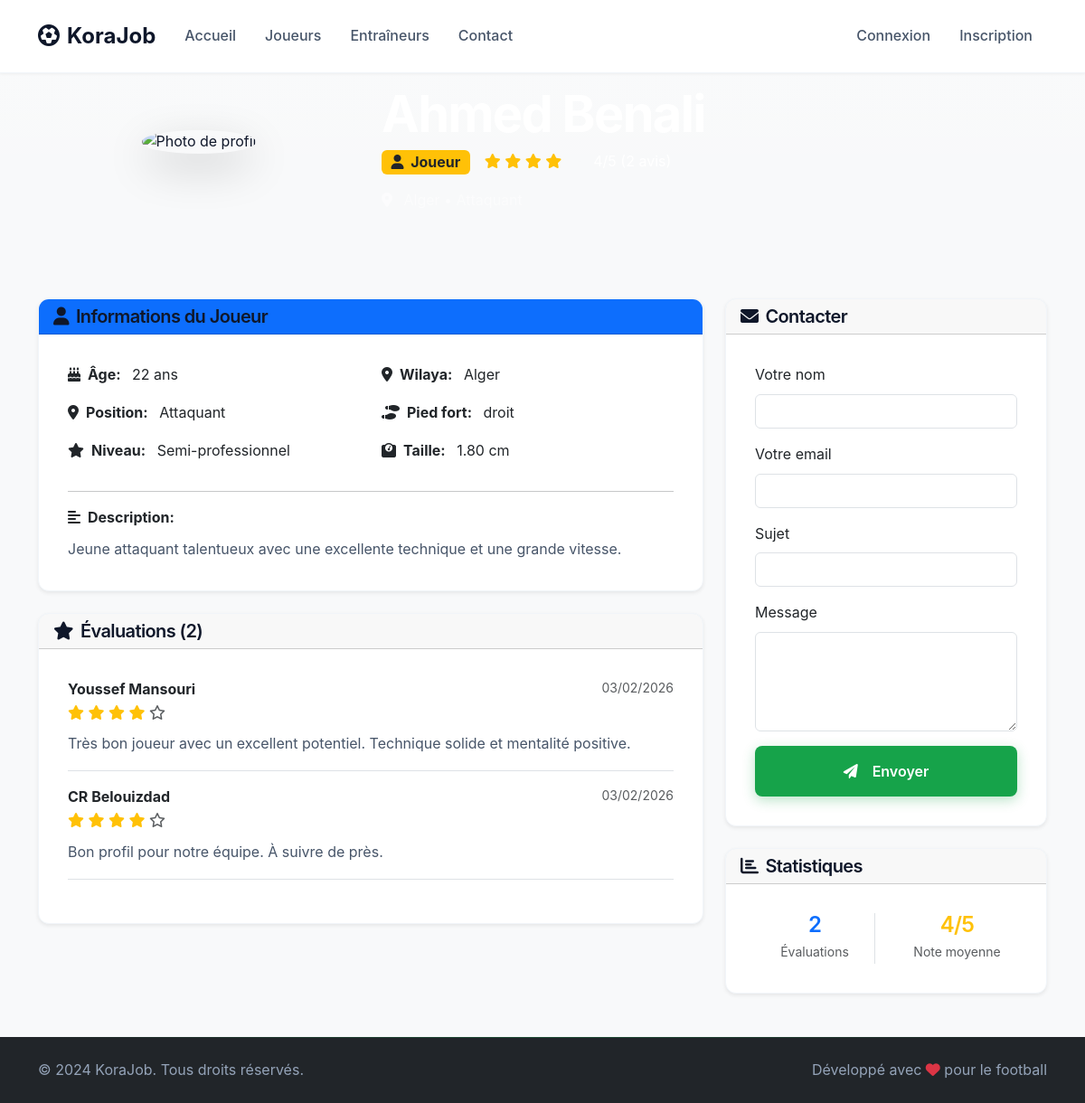
Screenshot of /profile.php?id=2 with the database file from the repository.
### tables this page shows
CREATE TABLE IF NOT EXISTS users (
    id INT AUTO_INCREMENT PRIMARY KEY,
    nom VARCHAR(100) NOT NULL,
    email VARCHAR(100) UNIQUE NOT NULL,
    password VARCHAR(255) NOT NULL,
    user_type ENUM('joueur', 'entraineur', 'club', 'admin') NOT NULL,
    status ENUM('active', 'inactive', 'pending') DEFAULT 'pending',
    created_at TIMESTAMP DEFAULT CURRENT_TIMESTAMP,
    updated_at TIMESTAMP DEFAULT CURRENT_TIMESTAMP ON UPDATE CURRENT_TIMESTAMP
);

CREATE TABLE IF NOT EXISTS joueurs (
    id INT AUTO_INCREMENT PRIMARY KEY,
    user_id INT NOT NULL,
    age INT,
    position VARCHAR(50),
    objectif TEXT,
    wilaya VARCHAR(100),
    niveau VARCHAR(50),
    taille DECIMAL(5,2),
    poids DECIMAL(5,2),
    pied_fort ENUM('droit', 'gauche', 'ambidextre'),
    video_url VARCHAR(500),
    description TEXT,
    rating DECIMAL(3,2) DEFAULT 0.00,
    FOREIGN KEY (user_id) REFERENCES users(id) ON DELETE CASCADE
);

CREATE TABLE IF NOT EXISTS evaluations (
    id INT AUTO_INCREMENT PRIMARY KEY,
    evaluator_id INT NOT NULL,
    evaluated_id INT NOT NULL,
    rating INT NOT NULL CHECK (rating >= 1 AND rating <= 5),
    comment TEXT,
    created_at TIMESTAMP DEFAULT CURRENT_TIMESTAMP,
    FOREIGN KEY (evaluator_id) REFERENCES users(id) ON DELETE CASCADE,
    FOREIGN KEY (evaluated_id) REFERENCES users(id) ON DELETE CASCADE
);

### profile.php (the view, shortened to what this page needs)
<?php
require_once 'config/database.php';
$profile_id = isset($_GET['id']) ? (int)$_GET['id'] : 0;
$user = null;
$profile_data = null;
$user_type = '';
try {
    $stmt = $pdo->prepare("SELECT * FROM users WHERE id = ? AND status = 'active'");
    $stmt->execute([$profile_id]);
    $user = $stmt->fetch();
    $user_type = $user['user_type'];
    switch ($user_type) {
        case 'joueur':
            $stmt = $pdo->prepare("SELECT * FROM joueurs WHERE user_id = ?");
            $stmt->execute([$profile_id]);
            $profile_data = $stmt->fetch();
            break;
    }
    $stmt = $pdo->prepare("
        SELECT e.*, u.nom as evaluator_name
        FROM evaluations e
        LEFT JOIN users u ON e.evaluator_id = u.id
        WHERE e.evaluated_id = ?
        ORDER BY e.created_at DESC
    ");
    $stmt->execute([$profile_id]);
    $evaluations = $stmt->fetchAll();
    $avg_rating = 0;
    if (!empty($evaluations)) {
        $total_rating = array_sum(array_column($evaluations, 'rating'));
        $avg_rating = round($total_rating / count($evaluations), 1);
    }
} catch (PDOException $e) {
    header('Location: index.php');
    exit();
}
?>
<!DOCTYPE html>
<html lang="fr">
<head>
    <link href="https://cdn.jsdelivr.net/npm/bootstrap@5.3.0/dist/css/bootstrap.min.css" rel="stylesheet">
    <link href="https://cdnjs.cloudflare.com/ajax/libs/font-awesome/6.0.0/css/all.min.css" rel="stylesheet">
    <link href="assets/css/style.css" rel="stylesheet">
</head>
<body class="bg-light">
    <nav class="navbar navbar-expand-lg navbar-dark bg-primary fixed-top">
        <div class="container">
            <a class="navbar-brand fw-bold" href="index.php">
                <i class="fas fa-futbol me-2"></i>KoraJob
            </a>
            <div class="collapse navbar-collapse" id="navbarNav">
                <ul class="navbar-nav me-auto">
                    <li class="nav-item">
                        <a class="nav-link" href="index.php">Accueil</a>
                    </li>
                    <li class="nav-item">
                        <a class="nav-link" href="joueurs.php">Joueurs</a>
                    </li>
                    <li class="nav-item">
                        <a class="nav-link" href="entraineurs.php">Entraîneurs</a>
                    </li>
                    <li class="nav-item">
                        <a class="nav-link" href="contact.php">Contact</a>
                    </li>
                </ul>
                <ul class="navbar-nav">
                    <?php if (isset($_SESSION['user_id'])): ?>
                        <li class="nav-item dropdown">
                            <a class="nav-link dropdown-toggle" href="#" role="button" data-bs-toggle="dropdown">
                                <i class="fas fa-user me-1"></i><?php echo htmlspecialchars($_SESSION['user_name']); ?>
                            </a>
                            <ul class="dropdown-menu">
                                <li><a class="dropdown-item" href="<?php echo $_SESSION['user_type']; ?>/dashboard.php">Dashboard</a></li>
                                <li><a class="dropdown-item" href="<?php echo $_SESSION['user_type']; ?>/profile.php">Profil</a></li>
                                <li><hr class="dropdown-divider"></li>
                                <li><a class="dropdown-item" href="logout.php">Déconnexion</a></li>
                            </ul>
                        </li>
                    <?php else: ?>
                        <li class="nav-item">
                            <a class="nav-link" href="login.php">Connexion</a>
                        </li>
                        <li class="nav-item">
                            <a class="nav-link" href="register.php">Inscription</a>
                        </li>
                    <?php endif; ?>
                </ul>
            </div>
        </div>
    </nav>
    <div class="bg-gradient py-5 mt-5" style="background: linear-gradient(135deg, #007bff 0%, #0056b3 100%);">
        <div class="container">
            <div class="row align-items-center">
                <div class="col-md-4 text-center">
                    <img src="assets/images/default-avatar.jpg" alt="Photo de profil"
                         class="rounded-circle shadow-lg mb-3" width="150" height="150">
                </div>
                <div class="col-md-8">
                    <h1 class="text-white fw-bold mb-2"><?php echo htmlspecialchars($user['nom']); ?></h1>
                    <div class="d-flex align-items-center mb-3">
                        <span class="badge bg-warning text-dark me-3 fs-6">
                            <i class="fas fa-<?php echo $user_type === 'joueur' ? 'user' : ($user_type === 'entraineur' ? 'whistle' : 'building'); ?> me-1"></i>
                            <?php echo ucfirst($user_type); ?>
                        </span>
                        <div class="rating">
                            <?php for ($i = 1; $i <= 5; $i++): ?>
                                <i class="fas fa-star <?php echo $i <= $avg_rating ? 'text-warning' : 'text-light'; ?>"></i>
                            <?php endfor; ?>
                            <span class="text-white ms-2"><?php echo $avg_rating; ?>/5 (<?php echo count($evaluations); ?> avis)</span>
                        </div>
                    </div>
                    <?php if ($user_type === 'joueur' && isset($profile_data['position'])): ?>
                        <p class="text-white-50 mb-0">
                            <i class="fas fa-map-marker-alt me-2"></i>
                        </p>
                    <?php endif; ?>
                </div>
            </div>
        </div>
    </div>
    <div class="container py-5">
        <div class="row">
            <div class="col-lg-8">
                <?php if ($user_type === 'joueur'): ?>
                    <div class="card shadow-sm mb-4">
                        <div class="card-header bg-primary text-white">
                            <h5 class="mb-0"><i class="fas fa-user me-2"></i>Informations du Joueur</h5>
                        </div>
                        <div class="card-body">
                            <div class="row">
                                <div class="col-md-6">
                                    <div class="mb-3">
                                        <strong><i class="fas fa-birthday-cake me-2"></i>Âge:</strong>
                                        <span class="ms-2"><?php echo $profile_data['age'] ?? 'Non spécifié'; ?> ans</span>
                                    </div>
                                    <div class="mb-3">
                                        <strong><i class="fas fa-map-marker-alt me-2"></i>Position:</strong>
                                        <span class="ms-2"><?php echo htmlspecialchars($profile_data['position'] ?? 'Non spécifié'); ?></span>
                                    </div>
                                    <div class="mb-3">
                                        <strong><i class="fas fa-star me-2"></i>Niveau:</strong>
                                        <span class="ms-2"><?php echo htmlspecialchars($profile_data['niveau'] ?? 'Non spécifié'); ?></span>
                                    </div>
                                </div>
                                <div class="col-md-6">
                                    <div class="mb-3">
                                        <strong><i class="fas fa-map-marker-alt me-2"></i>Wilaya:</strong>
                                        <span class="ms-2"><?php echo htmlspecialchars($profile_data['wilaya'] ?? 'Non spécifié'); ?></span>
                                    </div>
                                    <div class="mb-3">
                                        <strong><i class="fas fa-shoe-prints me-2"></i>Pied fort:</strong>
                                        <span class="ms-2"><?php echo htmlspecialchars($profile_data['pied_fort'] ?? 'Non spécifié'); ?></span>
                                    </div>
                                    <div class="mb-3">
                                        <strong><i class="fas fa-weight me-2"></i>Taille:</strong>
                                        <span class="ms-2"><?php echo $profile_data['taille'] ?? 'Non spécifié'; ?> cm</span>
                                    </div>
                                </div>
                            </div>
                            <?php if (!empty($profile_data['description'])): ?>
                                <hr>
                                <div>
                                    <strong><i class="fas fa-align-left me-2"></i>Description:</strong>
                                    <p class="mt-2"><?php echo nl2br(htmlspecialchars($profile_data['description'])); ?></p>
                                </div>
                            <?php endif; ?>
                        </div>
                    </div>
                <?php endif; ?>
                <?php if (!empty($evaluations)): ?>
                    <div class="card shadow-sm mb-4">
                        <div class="card-header">
                            <h5 class="mb-0"><i class="fas fa-star me-2"></i>Évaluations (<?php echo count($evaluations); ?>)</h5>
                        </div>
                        <div class="card-body">
                            <?php foreach ($evaluations as $evaluation): ?>
                                <div class="border-bottom pb-3 mb-3">
                                    <div class="d-flex justify-content-between align-items-start">
                                        <div>
                                            <strong><?php echo htmlspecialchars($evaluation['evaluator_name'] ?? 'Anonyme'); ?></strong>
                                            <div class="rating">
                                                <?php for ($i = 1; $i <= 5; $i++): ?>
                                                    <i class="fas fa-star <?php echo $i <= $evaluation['rating'] ? 'text-warning' : 'text-muted'; ?>"></i>
                                                <?php endfor; ?>
                                            </div>
                                        </div>
                                        <small class="text-muted"><?php echo date('d/m/Y', strtotime($evaluation['created_at'])); ?></small>
                                    </div>
                                    <?php if (!empty($evaluation['comment'])): ?>
                                        <p class="mt-2 mb-0"><?php echo htmlspecialchars($evaluation['comment']); ?></p>
                                    <?php endif; ?>
                                </div>
                            <?php endforeach; ?>
                        </div>
                    </div>
                <?php endif; ?>
            </div>
            <div class="col-lg-4">
                <div class="card shadow-sm mb-4">
                    <div class="card-header">
                        <h5 class="mb-0"><i class="fas fa-envelope me-2"></i>Contacter</h5>
                    </div>
                    <div class="card-body">
                        <?php if (!isset($_SESSION['user_id']) || $_SESSION['user_id'] != $profile_id): ?>
                            <form method="POST">
                                <div class="mb-3">
                                    <label for="contact_name" class="form-label">Votre nom</label>
                                    <input type="text" class="form-control" id="contact_name" name="contact_name"
                                           value="<?php echo isset($_SESSION['user_name']) ? htmlspecialchars($_SESSION['user_name']) : ''; ?>" required>
                                </div>
                                <div class="mb-3">
                                    <label for="contact_email" class="form-label">Votre email</label>
                                    <input type="email" class="form-control" id="contact_email" name="contact_email"
                                           value="<?php echo isset($_SESSION['user_email']) ? htmlspecialchars($_SESSION['user_email']) : ''; ?>" required>
                                </div>
                                <div class="mb-3">
                                    <label for="contact_subject" class="form-label">Sujet</label>
                                    <input type="text" class="form-control" id="contact_subject" name="contact_subject" required>
                                </div>
                                <div class="mb-3">
                                    <label for="contact_message" class="form-label">Message</label>
                                    <textarea class="form-control" id="contact_message" name="contact_message" rows="4" required></textarea>
                                </div>
                                <button type="submit" class="btn btn-primary w-100">
                                    <i class="fas fa-paper-plane me-2"></i>Envoyer
                                </button>
                            </form>
                        <?php else: ?>
                            <p class="text-muted">Vous ne pouvez pas vous contacter vous-même.</p>
                        <?php endif; ?>
                    </div>
                </div>
                <div class="card shadow-sm">
                    <div class="card-header">
                        <h5 class="mb-0"><i class="fas fa-chart-bar me-2"></i>Statistiques</h5>
                    </div>
                    <div class="card-body">
                        <div class="row text-center">
                            <div class="col-6">
                                <div class="border-end">
                                    <h4 class="text-primary mb-1"><?php echo count($evaluations); ?></h4>
                                    <small class="text-muted">Évaluations</small>
                                </div>
                            </div>
                            <div class="col-6">
                                <h4 class="text-warning mb-1"><?php echo $avg_rating; ?>/5</h4>
                                <small class="text-muted">Note moyenne</small>
                            </div>
                        </div>
                    </div>
                </div>
            </div>
        </div>
    </div>
    <footer class="bg-dark text-white py-4">
        <div class="container">
            <div class="row align-items-center">
                <div class="col-md-6">
                    <p class="mb-0">&copy; 2024 KoraJob. Tous droits réservés.</p>
                </div>
                <div class="col-md-6 text-md-end">
                    <p class="mb-0">Développé avec <i class="fas fa-heart text-danger"></i> pour le football</p>
                </div>
            </div>
        </div>
    </footer>
</body>
</html>

### rows the page displays
users: user_type "Joueur"
joueurs: age "22", position "Attaquant", niveau "Semi-professionnel", wilaya "Alger", pied_fort "droit", taille "1.80", description "Jeune attaquant talentueux avec une excellente technique et une grande vitesse."
evaluations: evaluator.nom "Youssef Mansouri", rating 4 (drawn), created_at "03/02/2026", comment "Très bon joueur avec un excellent potentiel. Technique solide et mentalité positive."
evaluations: evaluator.nom "CR Belouizdad", rating 4 (drawn), created_at "03/02/2026", comment "Bon profil pour notre équipe. À suivre de près."

### other values shown
count($evaluations) "2"
$avg_rating "4"
